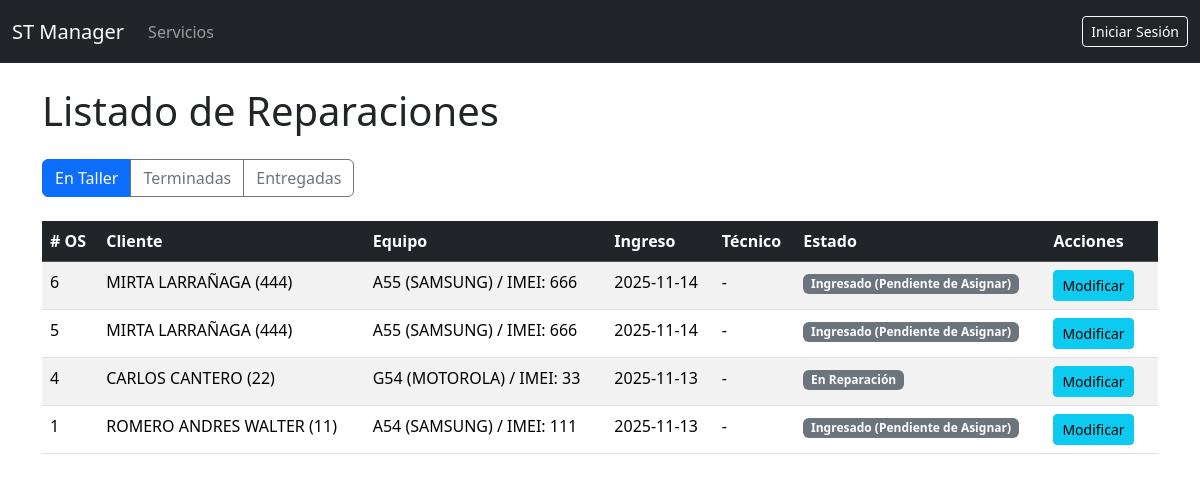
The app's page /servicios/ with its own data.
### gestion_servicios/models.py (models this page shows, shortened)
class TimeStampedModel(models.Model):
    created_at = models.DateTimeField(auto_now_add=True, verbose_name="Fecha de Creación")
    updated_at = models.DateTimeField(auto_now=True, verbose_name="Última Modificación")
    class Meta:
        abstract = True
        ordering = ['-created_at']

class Reparacion(TimeStampedModel):
    ESTADO_CHOICES = [
        ('INGRESADO', 'Ingresado (Pendiente de Asignar)'),
        ('PRESUPUESTADO', 'Presupuesto Enviado'),
        ('EN_ESPERA_REP', 'En Espera de Repuestos'),
        ('EN_REPARACION', 'En Reparación'),
        ('TERMINADA', 'Reparación Terminada (Listo para Entregar)'),
        ('NO_REPARABLE', 'No Reparable'),
        ('ENTREGADA', 'Entregado al Cliente'),
    ]
    cliente = models.ForeignKey(
        Cliente,
        on_delete=models.CASCADE,
        related_name='reparaciones_cliente'
    )
    equipo = models.ForeignKey(
        Equipo,
        on_delete=models.CASCADE,
        related_name='reparaciones_equipo'
    )
    tecnico_asignado = models.ForeignKey(
        Tecnico,
        on_delete=models.SET_NULL,
        null=True,
        blank=True,
        related_name='servicios_asignados'
    )
    fecha_ingreso = models.DateTimeField(
        auto_now_add=True,
        verbose_name="Fecha de Ingreso"
    )
    fecha_entrega = models.DateTimeField(
        null=True,
        blank=True,
        verbose_name="Fecha de Entrega"
    )
    estado = models.CharField(
        max_length=20,
        choices=ESTADO_CHOICES,
        default='INGRESADO',
        verbose_name="Estado Actual"
    )
    falla_reportada = models.TextField(
        verbose_name="Falla Reportada por el Cliente"
    )
    informe_tecnico = models.TextField(
        blank=True,
        verbose_name="Diagnóstico e Informe Técnico"
    )
    mano_de_obra = models.DecimalField(
        max_digits=10,
        decimal_places=2,
        default=0.00,
        verbose_name="Costo de Mano de Obra"
    )
    saldo_final = models.DecimalField(
        max_digits=10,
        decimal_places=2,
        default=0.00,
        verbose_name="Saldo a Cobrar"
    )
    class Meta:
        verbose_name = "Orden de Servicio"
        verbose_name_plural = "Órdenes de Servicio"
        ordering = ['-fecha_ingreso']

class Cliente(TimeStampedModel):
    nombre = models.CharField(max_length=150, verbose_name="Nombre Completo")
    direccion = models.CharField(max_length=255, blank=True, null=True)
    telefono = models.CharField(max_length=20, blank=True, null=True)
    celular = models.CharField(max_length=20, blank=True, null=True)
    email = models.EmailField(max_length=255, blank=True, null=True)
    clave = models.CharField(
        max_length=50,
        unique=True,
        verbose_name="DNI/Identificación"
    )
    class Meta:
        verbose_name = "Cliente"
        verbose_name_plural = "Clientes"

class Equipo(TimeStampedModel):
    serie_imei = models.CharField(
        max_length=100,
        unique=True,
        verbose_name="Nro. Serie / IMEI",
        help_text="Clave única para identificar el equipo (IMEI, S/N, etc.)"
    )
    tipo = models.ForeignKey(
        TipoEquipo,
        on_delete=models.SET_NULL,
        null=True,
        blank=True,
        verbose_name="Tipo de Equipo"
    )
    marca = models.ForeignKey(
        Marca,
        on_delete=models.SET_NULL,
        null=True,
        blank=True,
        verbose_name="Marca"
    )
    modelo = models.ForeignKey(
        Modelo,
        on_delete=models.SET_NULL,
        null=True,
        blank=True,
        verbose_name="Modelo"
    )
    accesorios = models.TextField(
        blank=True,
        verbose_name="Accesorios Entregados"
    )
    estado_general = models.TextField(
        blank=True,
        verbose_name="Estado General y Estético"
    )
    fecha_compra = models.DateField(
        blank=True,
        null=True,
        verbose_name="Fecha de Compra"
    )
    class Meta:
        verbose_name = "Equipo"
        verbose_name_plural = "Equipos"

class Modelo(models.Model):
    modelo = models.CharField(max_length=100, verbose_name="Modelo")
    marca = models.ForeignKey(
        Marca,
        on_delete=models.CASCADE,
        related_name='modelos',
        verbose_name="Marca"
    )
    class Meta:
        verbose_name = "Modelo"
        verbose_name_plural = "Modelos"
        unique_together = [['modelo', 'marca']]  # Un modelo único por marca
        ordering = ['marca', 'modelo']
    def __str__(self):
        return f"{self.modelo} ({self.marca.nombre})"

class Marca(models.Model):
    nombre = models.CharField(max_length=50, unique=True, verbose_name="Marca")
    class Meta:
        verbose_name = "Marca"
        verbose_name_plural = "Marcas"
        ordering = ['nombre']

### gestion_servicios/views.py (the view)
# urls.py: path('', views.ReparacionListView.as_view(), name='lista_servicios'),
class ReparacionListView(ListView):
    model = Reparacion
    template_name = 'gestion_servicios/lista_servicios.html'
    context_object_name = 'reparaciones'
    def get_queryset(self):
        filtro_estado = self.request.GET.get('estado', 'TALLER')
        queryset = Reparacion.objects.all()
        if filtro_estado == 'TERMINADAS':
            queryset = queryset.filter(estado__in=['TERMINADA', 'NO_REPARABLE'])
        elif filtro_estado == 'ENTREGADAS':
            queryset = queryset.filter(estado='ENTREGADA')
        else: # Por defecto: 'TALLER' (ingresado, presupuestado, en reparación)
            queryset = queryset.exclude(estado__in=['TERMINADA', 'NO_REPARABLE', 'ENTREGADA'])
        return queryset.order_by('-fecha_ingreso')
    def get_context_data(self, **kwargs):
        context = super().get_context_data(**kwargs)
        context['filtro_activo'] = self.request.GET.get('estado', 'TALLER')
        return context

### gestion_servicios/templates/gestion_servicios/lista_servicios.html (shortened to what this page needs)
{% extends "base.html" %}
{% block content %}
    <h1 class="mb-4">Listado de Reparaciones</h1>
    <div class="btn-group mb-4" role="group">
        <a href="{% url 'lista_servicios' %}"
           class="btn {% if filtro_activo == 'TALLER' %}btn-primary{% else %}btn-outline-secondary{% endif %}">
            En Taller
        </a>
        <a href="{% url 'lista_servicios' %}?estado=TERMINADAS"
           class="btn {% if filtro_activo == 'TERMINADAS' %}btn-primary{% else %}btn-outline-secondary{% endif %}">
            Terminadas
        </a>
        <a href="{% url 'lista_servicios' %}?estado=ENTREGADAS"
           class="btn {% if filtro_activo == 'ENTREGADAS' %}btn-primary{% else %}btn-outline-secondary{% endif %}">
            Entregadas
        </a>
    </div>
    {% if reparaciones %}
        <div class="table-responsive">
            <table class="table table-striped table-hover">
                <thead class="table-dark">
                    <tr>
                        <th># OS</th>
                        <th>Cliente</th>
                        <th>Equipo</th>
                        <th>Ingreso</th>
                        <th>Técnico</th>
                        <th>Estado</th>
                        <th>Acciones</th>
                    </tr>
                </thead>
                <tbody>
                    {% for rep in reparaciones %}
                    <tr>
                        <td>{{ rep.pk }}</td>
                        <td>{{ rep.cliente.nombre }} ({{ rep.cliente.clave }})</td>
                        <td>{{ rep.equipo.modelo }} / IMEI: {{ rep.equipo.serie_imei }}</td>
                        <td>{{ rep.fecha_ingreso|date:"Y-m-d" }}</td>
                        <td>{{ rep.tecnico_asignado|default:"-" }}</td>
                        <td><span class="badge bg-secondary">{{ rep.get_estado_display }}</span></td>
                        <td>
                            <a href="{% url 'modificar_servicio' pk=rep.pk %}" class="btn btn-sm btn-info me-2">Modificar</a>
                        </td>
                    </tr>
                    {% endfor %}
                </tbody>
            </table>
        </div>
    {% else %}
        <div class="alert alert-warning" role="alert">
            No se encontraron órdenes de servicio en el estado seleccionado ({{ filtro_activo }}).
        </div>
    {% endif %}
{% endblock %}

### records on screen
Reparacion: pk "6", cliente.nombre "MIRTA LARRAÑAGA", cliente.clave "444", equipo.modelo "A55 (SAMSUNG)", equipo.serie_imei "666", fecha_ingreso "2025-11-14", tecnico_asignado "-", estado "Ingresado (Pendiente de Asignar)"
Reparacion: pk "5", cliente.nombre "MIRTA LARRAÑAGA", cliente.clave "444", equipo.modelo "A55 (SAMSUNG)", equipo.serie_imei "666", fecha_ingreso "2025-11-14", tecnico_asignado "-", estado "Ingresado (Pendiente de Asignar)"
Reparacion: pk "4", cliente.nombre "CARLOS CANTERO", cliente.clave "22", equipo.modelo "G54 (MOTOROLA)", equipo.serie_imei "33", fecha_ingreso "2025-11-13", tecnico_asignado "-", estado "En Reparación"
Reparacion: pk "1", cliente.nombre "ROMERO ANDRES WALTER", cliente.clave "11", equipo.modelo "A54 (SAMSUNG)", equipo.serie_imei "111", fecha_ingreso "2025-11-13", tecnico_asignado "-", estado "Ingresado (Pendiente de Asignar)"
